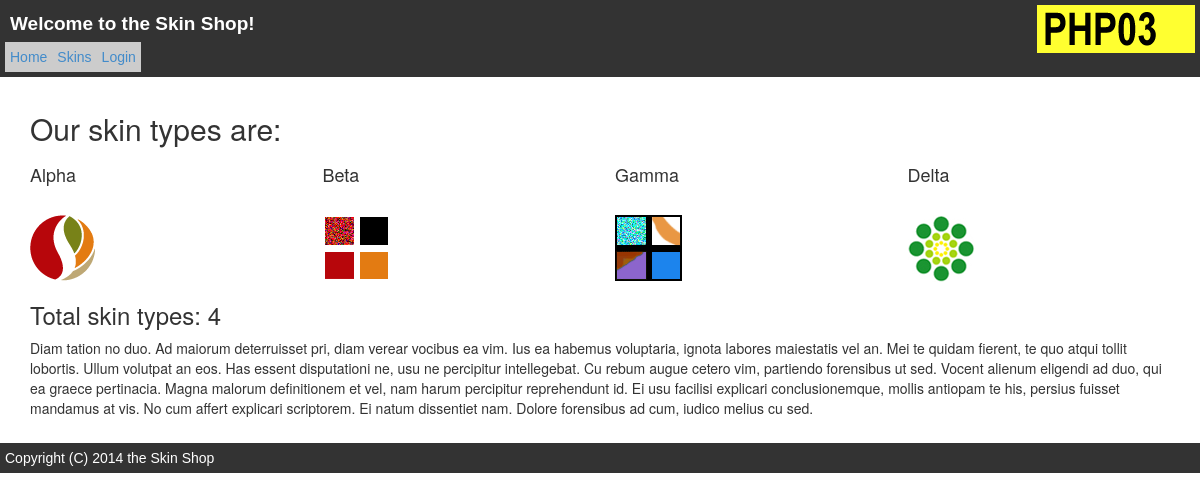
Screenshot of /skins.php with the database file from the repository.
### tables this page shows
create table skins (
	id           int(11)      NOT NULL AUTO_INCREMENT,
	champion_id  int(11)      NOT NULL,
	name         varchar(255) NOT NULL,
	img_url      varchar(255) NULL,
	date_created datetime     NOT NULL,
	last_updated datetime     NOT NULL,
	PRIMARY KEY (id)
);

### _login.php (called while the page is built, shortened)
<?php
if (array_key_exists('user_id', $_SESSION)) {
    $user_id = $_SESSION['user_id'];
    $user_name = $_SESSION['user_name'];
    $b_user_logged_in = 1;
}
else {
    $b_user_logged_in = 0;
}

### skins.php (the view, shortened to what this page needs)
<?php include '_header.php'; ?>
<?php include '_connect.php'; ?>
<h2>Our skin types are:</h2>
<div class="row">
    <?php
    $sql = <<<SQL
    SELECT *
    FROM skins
SQL;
    if (!$result = mysqli_query($db_connection, $sql)) {
        die('There was an error running the query [' . mysqli_error($db_connection) . ']');
    }
    while ($row = $result->fetch_assoc()) {
        echo '<div class="col-md-3">';
        echo '<h4>' . $row['name'] . '</h4>';
        echo '<img src="img/skins/' . $row['img_url'] . '"/>';
        echo '</div>';
    }?>
</div>
<h3><?php echo 'Total skin types: ' . $result->num_rows; ?></h3>
<p>Diam tation no duo. Ad maiorum deterruisset pri, diam verear vocibus ea vim. Ius ea habemus voluptaria, ignota
    labores maiestatis vel an. Mei te quidam fierent, te quo atqui tollit lobortis. Ullum volutpat an eos. Has essent
    disputationi ne, usu ne percipitur intellegebat. Cu rebum augue cetero vim, partiendo forensibus ut sed.
    Vocent alienum eligendi ad duo, qui ea graece pertinacia. Magna malorum definitionem et vel, nam harum percipitur
    reprehendunt id. Ei usu facilisi explicari conclusionemque, mollis antiopam te his, persius fuisset mandamus at vis.
    No cum affert explicari scriptorem. Ei natum dissentiet nam. Dolore forensibus ad cum, iudico melius cu sed.</p>
<?php include '_footer.php'; ?>

### _header.php (shortened to what this page needs)
<!DOCTYPE html>
<html>
<head>
    <link rel="stylesheet" href="css/styles.css"/>
    <link rel="stylesheet" href="css/bootstrap.min.css"/>
    <link rel="stylesheet" href="css/bootstrap-theme.min.css"/>
</head>
<body>
<?php include '_login.php'; ?>
<header>
    <div style="float:right"><img src="img/php03_logo.png"/></div>
    <div style="font-weight: bold; font-size: 19px; padding: 5px">Welcome to the Skin Shop!</div>
    <table style="background-color: #cccccc; padding: 5px">
        <tr>
            <td style="padding: 5px"><a href="index.php">Home</a></td>
            <td style="padding: 5px"><a href="skins.php">Skins</a></td>
            <?php
            if ($b_user_logged_in == 1) {
                echo '<td style=/"padding: 5px/">Welcome back ' . $user_name . '</td>';
                echo '<td style="padding: 5px"><a href="logout.php">Log Out</a></td>';
            } else {
                echo '<td style="padding: 5px"><a href="login_form.php">Login</a></td>';
            }
            ?>
        </tr>
    </table>
</header>
<div class="container">

### _footer.php
</div>
<footer>
    Copyright (C) 2014 the Skin Shop
</footer>
</body>
</html>

### css/styles.css (style rules this page uses)
header { background-color: #333; color: white; padding: 5px; font-family: sans-serif; margin-bottom: 15px; }
footer { background-color: #333; color: white; padding: 5px; font-family: sans-serif; margin-top: 15px; }

### rows the page displays
skins: name "Alpha", img_url (picture)
skins: name "Beta", img_url (picture)
skins: name "Gamma", img_url (picture)
skins: name "Delta", img_url (picture), id "4"
